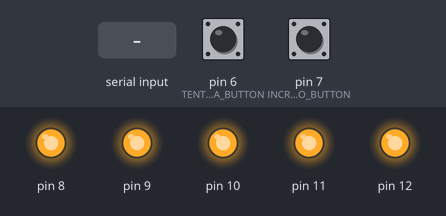
The sketch below on a simulated Arduino Uno, built with avr-gcc and run on an emulated ATmega328P. Shown: output pins drawn as LEDs (lit = HIGH). Dashed ring = blinking. Inputs (shaded band) come from the test bench; at power-on: pin 7 (INCREMENTO_BUTTON) HIGH, pin 6 (TENTATIVA_BUTTON) HIGH.

Above: at 1.2 s.
1.3 s: "S" received over Serial
At 2.05 s:
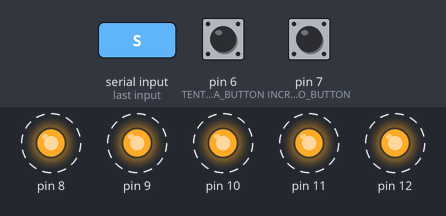
4.3 s: pin 7 (INCREMENTO_BUTTON) pulled LOW for 1 s
At 6.2 s:
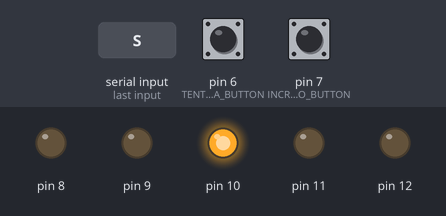
6.8 s: pin 7 (INCREMENTO_BUTTON) pulled LOW for 0.15 s
At 7.4 s:
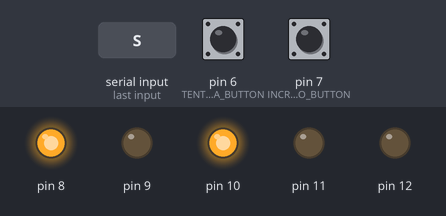
8.4 s: pin 7 (INCREMENTO_BUTTON) pulled LOW for 0.15 s
At 9.6 s:
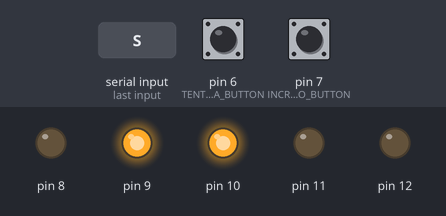
10.0 s: pin 7 (INCREMENTO_BUTTON) pulled LOW for 3.2 s
At 13.3 s:
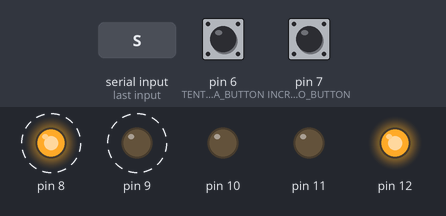
14.7 s: pin 7 (INCREMENTO_BUTTON) pulled LOW for 0.15 s
At 15.8 s:
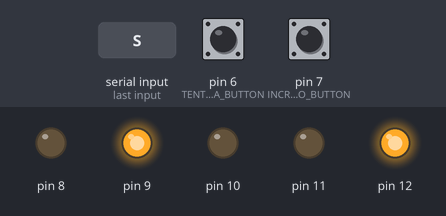
Timing chart, 0 to 17.3 s (numbered marks = the images above; inputs shaded):
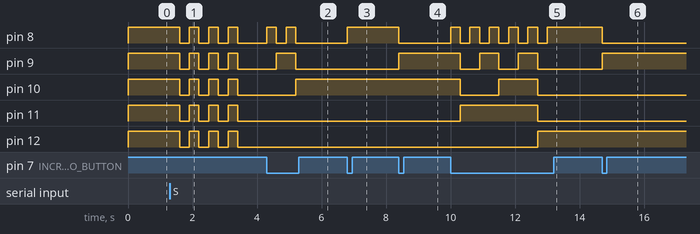

Measured:
- after the input at 1.3 s, pin 8–12: alternates HIGH for 0.30 s and LOW for 0.30 s, 7 changes in all, then stays LOW, starting after 0.30 s
- after the input at 4.3 s, pin 8: alternates HIGH for 0.30 s and LOW for 0.30 s, 4 changes in all, then stays LOW, starting at once; pin 9: LOW → HIGH after 0.30 s, → LOW 0.60 s later; pin 10: LOW → HIGH after 0.90 s
- after the input at 6.8 s, pin 8: LOW → HIGH at once
- after the input at 8.4 s, pin 8: HIGH → LOW at once; pin 9: LOW → HIGH at once
- after the input at 10.0 s, pin 8: alternates HIGH for 0.30 s and LOW for 0.30 s, 11 changes in all, then stays HIGH, starting at once; pin 9: alternates HIGH for 0.60 s and LOW for 0.60 s, 5 changes in all, then stays LOW, starting after 0.30 s
- after the input at 14.7 s, pin 8: HIGH → LOW at once; pin 9: LOW → HIGH at once

The sketch:

Arduino_Secundario.ino
```cpp
int TENTATIVA_BUTTON = 6, INCREMENTO_BUTTON = 7;
bool jogo;
char valueByte = 0;
byte num_secundario = 0b0;
int buttonState;
int lastButtonState = LOW;
unsigned long lastDebounceTime = 0;
unsigned long debounceDelay = 20;

void setup() {
  Serial.begin(9600);
  jogo = false;

  pinMode(INCREMENTO_BUTTON, INPUT_PULLUP);
  pinMode(TENTATIVA_BUTTON, INPUT_PULLUP);

  for (int i = 8; i <= 12; i++) {
    pinMode(i, OUTPUT);
    digitalWrite(i, HIGH);
  }
}

void piscar (int num) {

  for (int j = 0; j < num; j++) {
    delay(300);
    for (int i = 8; i <= 12; i++) {
      digitalWrite(i, HIGH);
    }
    delay(300);
    for (int i = 8; i <= 12; i++) {
      digitalWrite(i, LOW);
    }
  }
}

void loop() {

  if (jogo==false && Serial.available() > 0) {
    valueByte = Serial.read();
    if (valueByte == 'S') {
      jogo = true;
      delay(300);
       for (int i = 8; i <= 12; i++) {
      digitalWrite(i, LOW);
    }
      piscar(3);

    }
  }

  if (jogo) {
    int estado_botao1 = !digitalRead(TENTATIVA_BUTTON);
    int estado_botao2 = !digitalRead(INCREMENTO_BUTTON);

    if (estado_botao1 != lastButtonState) {
      lastDebounceTime = millis();
    }

    if (estado_botao1 != lastButtonState) {
      lastDebounceTime = millis();
    }

    if ((millis() - lastDebounceTime) > debounceDelay) {


    int INCREMENTO_BUTTONState = digitalRead(INCREMENTO_BUTTON);
    if (INCREMENTO_BUTTONState == LOW) {
      num_secundario++;
      for (int i = 8; i <= 12; i++) {
        digitalWrite(i, (num_secundario >> (i - 8)) & 1);
      }
      delay(300);
    }


    int TENTATIVA_BUTTONState = digitalRead(TENTATIVA_BUTTON);
    if (TENTATIVA_BUTTONState == LOW) {
      Serial.write(num_secundario);
      delay(100);
    }


 //NO
    if (Serial.available() > 0) {
      valueByte = Serial.read();
      if (valueByte == 'N') {
        num_secundario = 0b0;
        //Desligar luzes
        for (int i = 8; i <= 12; i++) {
          digitalWrite(i, LOW);
        }

//YES
      } else if (valueByte == 'Y') {
        //Ligar luzes
        for (int i = 8; i <= 12; i++) {
          digitalWrite(i, HIGH);
        }
        jogo = false;
      }
      //restart
      else if(valueByte == 'S'){
        jogo = true;
        num_secundario = 0b0;
        piscar(3);
        delay(300);

      }
}
}
}
}
```
